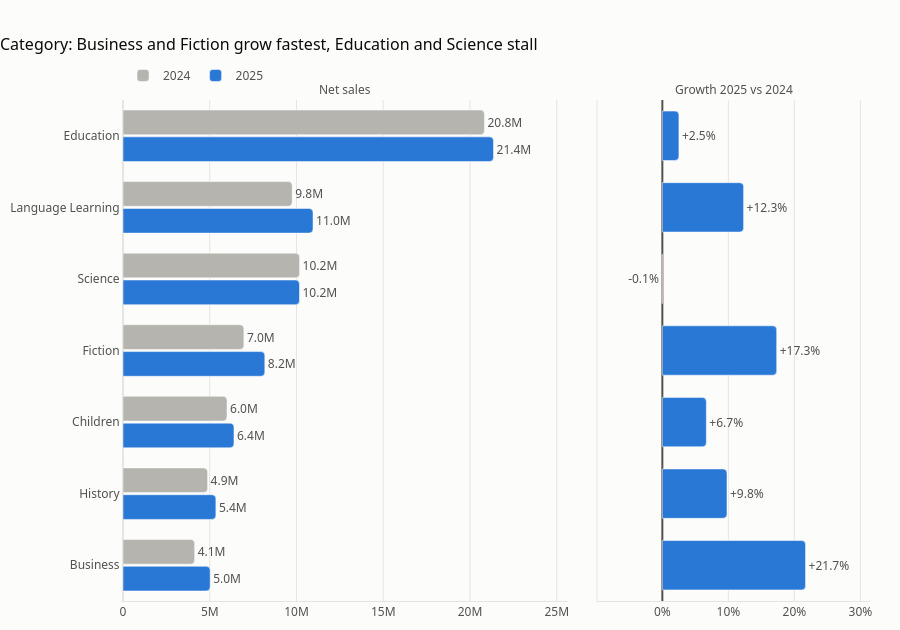

Source (notebook cell):
### Markdown cell above
### 3.3 Category

**Brief:** **Education** is the largest category (32% of sales) but grew only 2.5%, and **Science** was flat (-0.1%);
both depend mostly on schools. **Business (+21.7%)** and **Fiction (+17.3%)** grew fastest.

### Code cell
by_category = breakdown("Category", "Category: Business and Fiction grow fastest, Education and Science stall")

### Figure 1 — Plotly figure (JSON) as saved in the notebook; plotly's stock layout.template omitted (floating-point values rounded to 4 significant figures)
{"data": [{"cliponaxis": false, "hovertemplate": "2025 %{y}: %{x:,.0f}<extra></extra>", "marker": {"color": "#2a78d6", "cornerradius": 4}, "name": "2025", "orientation": "h", "text": ["5.0M", "5.4M", "6.4M", "8.2M", "10.2M", "11.0M", "21.4M"], "textposition": "outside", "type": "bar", "x": [5025000.0, 5354000.0, 6396000.0, 8175000.0, 10170000.0, 10950000.0, 21360000.0], "xaxis": "x", "y": ["Business", "History", "Children", "Fiction", "Science", "Language Learning", "Education"], "yaxis": "y"}, {"cliponaxis": false, "hovertemplate": "2024 %{y}: %{x:,.0f}<extra></extra>", "marker": {"color": "#b5b4ae", "cornerradius": 4}, "name": "2024", "orientation": "h", "text": ["4.1M", "4.9M", "6.0M", "7.0M", "10.2M", "9.8M", "20.8M"], "textposition": "outside", "type": "bar", "x": [4129000.0, 4876000.0, 5996000.0, 6968000.0, 10180000.0, 9752000.0, 20830000.0], "xaxis": "x", "y": ["Business", "History", "Children", "Fiction", "Science", "Language Learning", "Education"], "yaxis": "y"}, {"cliponaxis": false, "hovertemplate": "%{y}: %{x:+.1f}%<extra></extra>", "marker": {"color": ["#2a78d6", "#2a78d6", "#2a78d6", "#2a78d6", "#eb6834", "#2a78d6", "#2a78d6"], "cornerradius": 4}, "orientation": "h", "showlegend": false, "text": ["+21.7%", "+9.8%", "+6.7%", "+17.3%", "-0.1%", "+12.3%", "+2.5%"], "textposition": "outside", "type": "bar", "x": [21.69, 9.791, 6.665, 17.32, -0.06217, 12.31, 2.51], "xaxis": "x2", "y": ["Business", "History", "Children", "Fiction", "Science", "Language Learning", "Education"], "yaxis": "y2"}], "layout": {"annotations": [{"font": {"color": "#52514e", "size": 12}, "showarrow": false, "text": "Net sales", "x": 0.2976, "xanchor": "center", "xref": "paper", "y": 1.0, "yanchor": "bottom", "yref": "paper"}, {"font": {"color": "#52514e", "size": 12}, "showarrow": false, "text": "Growth 2025 vs 2024", "x": 0.8176, "xanchor": "center", "xref": "paper", "y": 1.0, "yanchor": "bottom", "yref": "paper"}], "bargap": 0.25, "bargroupgap": 0.08, "barmode": "group", "font": {"color": "#52514e", "family": "Segoe UI, Arial, sans-serif", "size": 12}, "height": 630, "hoverlabel": {"bgcolor": "white", "font": {"size": 12}}, "legend": {"orientation": "h", "title": {"text": ""}, "traceorder": "reversed", "x": 0, "y": 1.02, "yanchor": "bottom"}, "margin": {"b": 10, "l": 10, "r": 30, "t": 100}, "paper_bgcolor": "#fcfcfb", "plot_bgcolor": "#fcfcfb", "showlegend": true, "title": {"font": {"color": "#0b0b0b", "size": 16}, "text": "Category: Business and Fiction grow fastest, Education and Science stall", "x": 0, "xanchor": "left"}, "xaxis": {"anchor": "y", "domain": [0.0, 0.5952], "gridcolor": "#e6e5e0", "linecolor": "#e6e5e0", "range": [0, 25630000.0], "title": {}, "zerolinecolor": "#e6e5e0"}, "xaxis2": {"anchor": "y2", "domain": [0.6352, 1.0], "gridcolor": "#e6e5e0", "linecolor": "#e6e5e0", "range": [-9.824, 31.46], "ticksuffix": "%", "title": {}, "zeroline": true, "zerolinecolor": "#52514e"}, "yaxis": {"anchor": "x", "domain": [0.0, 1.0], "gridcolor": "#e6e5e0", "linecolor": "#e6e5e0", "showgrid": false, "title": {"font": {"size": 12}}, "zerolinecolor": "#e6e5e0"}, "yaxis2": {"anchor": "x2", "domain": [0.0, 1.0], "gridcolor": "#e6e5e0", "linecolor": "#e6e5e0", "matches": "y", "showgrid": false, "showticklabels": false, "title": {"font": {"size": 12}}, "zerolinecolor": "#e6e5e0"}}}
